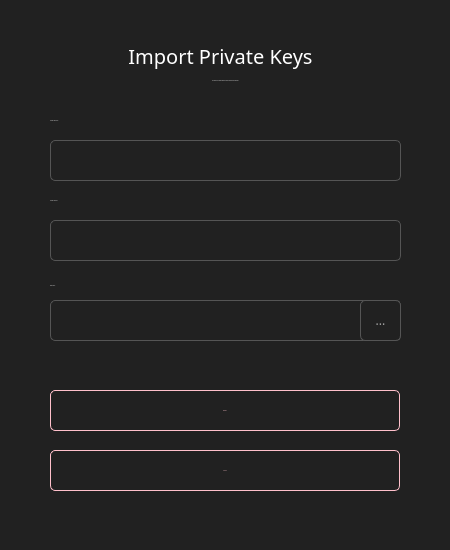
<?xml version="1.0" encoding="UTF-8"?>
<ui version="4.0">
 <class>importSecretKeys</class>
 <widget class="QDialog" name="importSecretKeys">
  <property name="geometry">
   <rect>
    <x>0</x>
    <y>0</y>
    <width>450</width>
    <height>550</height>
   </rect>
  </property>
  <property name="windowTitle">
   <string>Dialog</string>
  </property>
  <property name="styleSheet">
   <string notr="true">background-color: #212121; color: #ddd; border: 0px; font-family: Poppins;</string>
  </property>
  <widget class="QGroupBox" name="groupBox">
   <property name="geometry">
    <rect>
     <x>0</x>
     <y>0</y>
     <width>450</width>
     <height>550</height>
    </rect>
   </property>
   <property name="styleSheet">
    <string notr="true"/>
   </property>
   <property name="title">
    <string/>
   </property>
   <widget class="QLineEdit" name="m_viewKey">
    <property name="geometry">
     <rect>
      <x>50</x>
      <y>220</y>
      <width>351</width>
      <height>41</height>
     </rect>
    </property>
    <property name="minimumSize">
     <size>
      <width>0</width>
      <height>31</height>
     </size>
    </property>
    <property name="font">
     <font>
      <family>Poppins</family>
      <pointsize>-1</pointsize>
     </font>
    </property>
    <property name="styleSheet">
     <string notr="true">padding: 3px; border: 1px solid #555; border-radius: 5px;   color: #aaa; padding: 5px;</string>
    </property>
   </widget>
   <widget class="QLineEdit" name="m_spendKey">
    <property name="geometry">
     <rect>
      <x>50</x>
      <y>140</y>
      <width>351</width>
      <height>41</height>
     </rect>
    </property>
    <property name="minimumSize">
     <size>
      <width>0</width>
      <height>31</height>
     </size>
    </property>
    <property name="font">
     <font>
      <family>Poppins</family>
      <pointsize>-1</pointsize>
     </font>
    </property>
    <property name="styleSheet">
     <string notr="true">padding: 3px; border: 1px solid #555; border-radius: 5px;   color: #aaa; padding: 5px;</string>
    </property>
   </widget>
   <widget class="QLabel" name="label">
    <property name="geometry">
     <rect>
      <x>50</x>
      <y>110</y>
      <width>291</width>
      <height>21</height>
     </rect>
    </property>
    <property name="font">
     <font>
      <family>Poppins</family>
      <pointsize>-1</pointsize>
     </font>
    </property>
    <property name="styleSheet">
     <string notr="true">color: #ddd;border-right: 0px;</string>
    </property>
    <property name="text">
     <string>Private Spend Key</string>
    </property>
   </widget>
   <widget class="QLabel" name="label_2">
    <property name="geometry">
     <rect>
      <x>50</x>
      <y>270</y>
      <width>321</width>
      <height>31</height>
     </rect>
    </property>
    <property name="font">
     <font>
      <family>Poppins</family>
      <pointsize>-1</pointsize>
     </font>
    </property>
    <property name="styleSheet">
     <string notr="true">color: #ddd;border-right: 0px;</string>
    </property>
    <property name="text">
     <string>Wallet Path</string>
    </property>
   </widget>
   <widget class="QLabel" name="label_3">
    <property name="geometry">
     <rect>
      <x>50</x>
      <y>190</y>
      <width>311</width>
      <height>21</height>
     </rect>
    </property>
    <property name="font">
     <font>
      <family>Poppins</family>
      <pointsize>-1</pointsize>
     </font>
    </property>
    <property name="styleSheet">
     <string notr="true">color: #ddd;border-right: 0px;</string>
    </property>
    <property name="text">
     <string>Private View Key</string>
    </property>
   </widget>
   <widget class="QLineEdit" name="m_pathEdit">
    <property name="geometry">
     <rect>
      <x>50</x>
      <y>300</y>
      <width>351</width>
      <height>41</height>
     </rect>
    </property>
    <property name="minimumSize">
     <size>
      <width>0</width>
      <height>31</height>
     </size>
    </property>
    <property name="font">
     <font>
      <family>Poppins</family>
      <pointsize>-1</pointsize>
     </font>
    </property>
    <property name="styleSheet">
     <string notr="true">padding: 3px; border: 1px solid #555; border-radius: 5px;   color: #aaa;</string>
    </property>
   </widget>
   <widget class="QToolButton" name="m_selectPathButton">
    <property name="geometry">
     <rect>
      <x>360</x>
      <y>300</y>
      <width>41</width>
      <height>41</height>
     </rect>
    </property>
    <property name="styleSheet">
     <string notr="true">padding: 3px; border: 1px solid #555; border-radius: 5px;   color: #aaa;</string>
    </property>
    <property name="text">
     <string>...</string>
    </property>
   </widget>
   <widget class="QPushButton" name="m_backButton">
    <property name="geometry">
     <rect>
      <x>50</x>
      <y>450</y>
      <width>350</width>
      <height>41</height>
     </rect>
    </property>
    <property name="minimumSize">
     <size>
      <width>131</width>
      <height>31</height>
     </size>
    </property>
    <property name="font">
     <font>
      <family>Poppins</family>
      <pointsize>-1</pointsize>
     </font>
    </property>
    <property name="styleSheet">
     <string notr="true">QPushButton#m_backButton
{
    color: pink; ;
    border: 1px solid pink;
    
    border-radius: 5px; 
}

QPushButton#m_backButton:hover
{
    color:#FFD700; ;
    border: 1px solid pink;
    
    border-radius: 5px;
    
}</string>
    </property>
    <property name="text">
     <string>CANCEL</string>
    </property>
   </widget>
   <widget class="QPushButton" name="m_okButton">
    <property name="geometry">
     <rect>
      <x>50</x>
      <y>390</y>
      <width>350</width>
      <height>41</height>
     </rect>
    </property>
    <property name="minimumSize">
     <size>
      <width>131</width>
      <height>31</height>
     </size>
    </property>
    <property name="font">
     <font>
      <family>Poppins</family>
      <pointsize>-1</pointsize>
     </font>
    </property>
    <property name="styleSheet">
     <string notr="true">QPushButton#m_okButton
{
    color: pink; ;
    border: 1px solid pink;
    
    border-radius: 5px; 
}

QPushButton#m_okButton:hover
{
    color:#FFD700; ;
    border: 1px solid pink;
    
    border-radius: 5px;
    
}</string>
    </property>
    <property name="text">
     <string>IMPORT</string>
    </property>
   </widget>
   <widget class="QLabel" name="label_4">
    <property name="geometry">
     <rect>
      <x>0</x>
      <y>40</y>
      <width>441</width>
      <height>31</height>
     </rect>
    </property>
    <property name="font">
     <font>
      <family>Poppins</family>
      <pointsize>-1</pointsize>
     </font>
    </property>
    <property name="styleSheet">
     <string notr="true">color: #fff;
border-right: 0px;
font-size: 20px;</string>
    </property>
    <property name="text">
     <string>Import Private Keys</string>
    </property>
    <property name="alignment">
     <set>Qt::AlignCenter</set>
    </property>
   </widget>
   <widget class="QLabel" name="label_5">
    <property name="geometry">
     <rect>
      <x>50</x>
      <y>70</y>
      <width>351</width>
      <height>21</height>
     </rect>
    </property>
    <property name="font">
     <font>
      <family>Poppins</family>
      <pointsize>-1</pointsize>
     </font>
    </property>
    <property name="styleSheet">
     <string notr="true">color: #ddd;border-right: 0px;</string>
    </property>
    <property name="text">
     <string>Recreate your wallet with the secret spend and view keys</string>
    </property>
    <property name="alignment">
     <set>Qt::AlignCenter</set>
    </property>
   </widget>
  </widget>
 </widget>
 <resources/>
 <connections>
  <connection>
   <sender>m_selectPathButton</sender>
   <signal>clicked()</signal>
   <receiver>importSecretKeys</receiver>
   <slot>selectPathClicked()</slot>
   <hints>
    <hint type="sourcelabel">
     <x>620</x>
     <y>54</y>
    </hint>
    <hint type="destinationlabel">
     <x>323</x>
     <y>65</y>
    </hint>
   </hints>
  </connection>
  <connection>
   <sender>m_backButton</sender>
   <signal>clicked()</signal>
   <receiver>importSecretKeys</receiver>
   <slot>reject()</slot>
   <hints>
    <hint type="sourcelabel">
     <x>439</x>
     <y>133</y>
    </hint>
    <hint type="destinationlabel">
     <x>324</x>
     <y>79</y>
    </hint>
   </hints>
  </connection>
  <connection>
   <sender>m_okButton</sender>
   <signal>clicked()</signal>
   <receiver>importSecretKeys</receiver>
   <slot>accept()</slot>
   <hints>
    <hint type="sourcelabel">
     <x>570</x>
     <y>133</y>
    </hint>
    <hint type="destinationlabel">
     <x>324</x>
     <y>79</y>
    </hint>
   </hints>
  </connection>
 </connections>
</ui>
